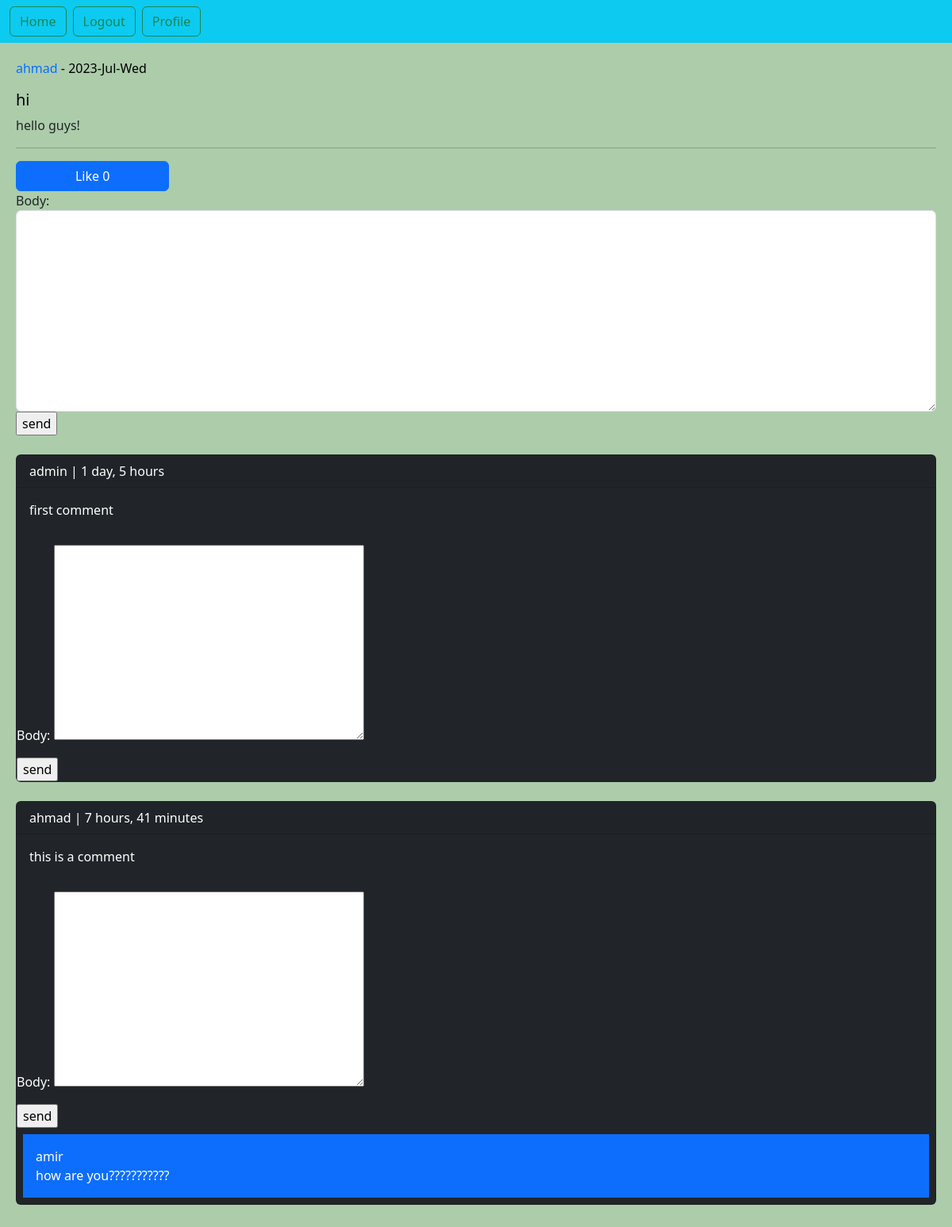
/post/12/hello-guys/ (signed in), run on the app's committed database.
### home/models.py (models this page shows, shortened)
class Post(models.Model):
    user = models.ForeignKey(User, on_delete=models.CASCADE,
                             related_name='posts')  # اگر یک یوزر حذف شد پست هایش نیز حذف می شود.
    title = models.CharField(max_length=240)
    body = models.TextField()
    slug = models.SlugField()
    created = models.DateTimeField(auto_now_add=True)
    updated = models.DateTimeField(auto_now=True)
    class Meta:
        ordering = ['-created']  # مرتب سازی پست ها بر اساس تاریخ
    def likes_count(self):
        return self.pvotes.count()
    def user_can_like(self, user:User):
        user_like = user.uvotes.filter(post=self)
        if user_like.exists():
            return True
        return False

class Comment(models.Model):
    user = models.ForeignKey(User, on_delete=models.CASCADE, related_name='ucomments')
    post = models.ForeignKey(Post, on_delete=models.CASCADE, related_name='pcomments')
    reply = models.ForeignKey('self', on_delete=models.CASCADE, related_name='rcomments', blank=True, null=True)
    is_reply = models.BooleanField(default=False)
    body = models.TextField(max_length=400)
    created = models.DateTimeField(auto_now_add=True)

### home/views.py (the view, shortened to what this page needs)
# urls.py: path('post/<int:post_id>/<slug:post_slug>/', views.PostDetailView.as_view(), name='post_detail'),
class PostDetailView(View):
    form_class = CommentCreateForm
    form_class_reply = CommentReplyForm
    def setup(self, request, *args, **kwargs):
        self.post_instance = get_object_or_404(Post, pk=kwargs['post_id'], slug=kwargs['post_slug'])
        return super().setup(request, *args, **kwargs)
    def get(self, request, *args, **kwargs):
        comments = self.post_instance.pcomments.filter(is_reply=False)
        can_like = False
        if request.user.is_authenticated and self.post_instance.user_can_like(request.user):
            can_like = True
        return render(request, 'home/detail.html',
                      {'post': self.post_instance,
                       'comments': comments,
                       'form': self.form_class,
                       'reply_form': self.form_class_reply,
                       'can_like': can_like
                       })

### home/templates/home/detail.html (shortened to what this page needs)
{% extends 'base.html' %}
{% block content %}
    <p style="color: black;"><a href="{% url 'account:user_profile' post.user.id %}"
                                style="text-decoration: none">{{ post.user }}</a> - {{ post.updated|date:"Y-M-D" }}</p>
    <h5 style="color: black">{{ post.title }}</h5>
    <p>{{ post.body }}</p>
    <hr>
    {% if request.user.is_authenticated %}
        <a href="{% url 'home:post_like' post.id %}" class=" btn btn-primary col-md-2">Like {{ post.likes_count }}</a>
        <form action="" method="post">
            {{ form.as_div }}
            <input type="submit" value="send">
        </form>
        <br>
    {% else %}
        <p class="alert alert-danger">only logged in users can comment</p>
    {% endif %}
    {% for comment in comments %}
        <div class="card bg-dark text-white">
            <p class="card-header">{{ comment.user }} | {{ comment.created | timesince }}</p>
            <p class="card-body">{{ comment.body }}</p>
            {% if request.user.is_authenticated %}
                <form action="{% url 'home:add_reply' post.id comment.id %}" method="post">
                    {{ reply_form.as_p }}
                    <input type="submit" value="send">
                </form>
            {% endif %}
            {% with replies=comment.rcomments.all %}
                {% for reply in replies %}
                    <p class="bg-primary p-3 m-2">{{ reply.user }}<br> {{ reply.body }}</p>
                {% endfor %}
            {% endwith %}
        </div>
        <br>
    {% empty %}
        <p>No comments yet!</p>
    {% endfor %}
{% endblock %}

### data on the page
Post: user "ahmad", updated "2023-Jul-Wed", title "hi", body "hello guys!", likes_count "0"
Comment: user "admin", created "1 day, 5 hours", body "first comment"
Comment: user "ahmad", created "7 hours, 41 minutes", body "this is a comment"
Comment: user "amir", body "how are you???????????"
